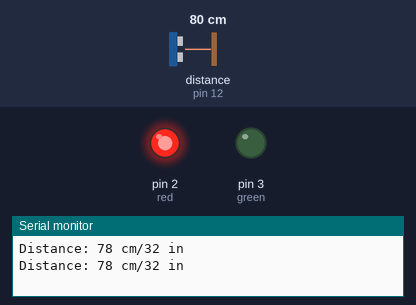
Bench run of a sketch on a simulated Arduino Uno, built with avr-gcc and run on an emulated ATmega328P. Parts: output pins drawn as LEDs (lit = HIGH), the last lines printed to the serial monitor. Wiring (inferred from the names in the program): ultrasonic range finder: trigger pin 11; echo pin 12. Inputs (shaded band) come from the test bench; at power-on: distance to the obstacle (sensor on pin 12) 80 cm. The echo pulse lasts 58.3 µs per cm; pins used as bus, display or sensor lines are not drawn.

Above: at 1.8 s.
1.9 s: distance to the obstacle (sensor on pin 12) set to 7 cm
4.2 s: distance to the obstacle (sensor on pin 12) set to 4 cm
At 6.4 s:
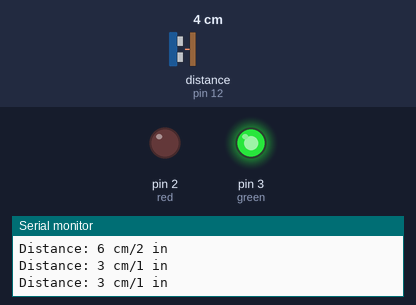
7.5 s: distance to the obstacle (sensor on pin 12) set to 9 cm
At 10.2 s:
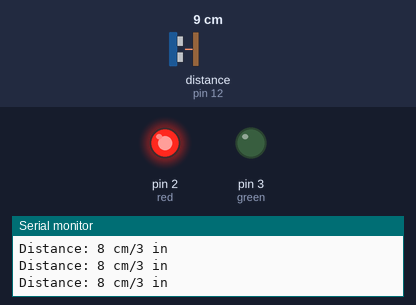
10.5 s: distance to the obstacle (sensor on pin 12) set to 2 cm
At 12.7 s:
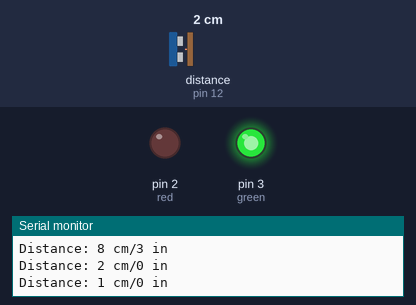
Timing chart, 0 to 14.2 s (numbered marks = the images above; inputs shaded):
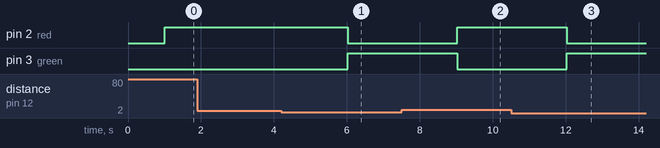

Measured:
- the behaviour switches between 6 and 5 cm on distance to the obstacle (sensor on pin 12) (found by bisection; images 0 and 1)
- after the input at 4.2 s, pin 2 (red): HIGH → LOW after 1.8 s; pin 3 (green): LOW → HIGH after 1.8 s
- after the input at 7.5 s, pin 2 (red): LOW → HIGH after 1.5 s; pin 3 (green): HIGH → LOW after 1.5 s
- after the input at 10.5 s, pin 2 (red): HIGH → LOW after 1.5 s; pin 3 (green): LOW → HIGH after 1.5 s

The sketch:

BIOE448_lab4.ino
```cpp
// Lab 4 Microcontrollers: Sensors and calibration
// February 12th, 2025
// Daniela Najmias Lang and Daniel Bacuyag

const int trigPin = 11;
const int echoPin = 12;
long duration;
int distanceCm, distanceInch;

const int red = 2; // red LED
const int green = 3; // green LED
const int range = 5; // range for changing from green to red based on distance in cm

void setup() {
  pinMode(trigPin, OUTPUT);
  pinMode(echoPin, INPUT);
  pinMode(red, OUTPUT);
  pinMode(green, OUTPUT);
  Serial.begin(9600);

}

void loop() {

  digitalWrite(trigPin, LOW);
  delayMicroseconds(2);
  digitalWrite(trigPin, HIGH);
  delayMicroseconds(10);
  digitalWrite(trigPin, LOW);

  duration = pulseIn(echoPin, HIGH); //record the time

  //Uncomment for calculating rate
  // Serial.println(duration);

  distanceCm = duration * 0.017; // from data sheet information
  distanceInch = duration * 0.007; // converted from cm
  Serial.print("Distance: ");
  Serial.print(distanceCm);
  Serial.print(" cm/");
  Serial.print(distanceInch);
  Serial.println(" in");
  delay(1000); // delay so you can read the distance (slows refresh rate)


  // this is for turning the red LED on if the distance is more than 5cm, otherwise, it will turn on the green LED
  if (distanceCm < range) {
    digitalWrite(green, HIGH);
    digitalWrite(red, LOW);
  }
  else {
    digitalWrite(green, LOW);
    digitalWrite(red, HIGH);
    }

    delayMicroseconds(1000);
}
```
